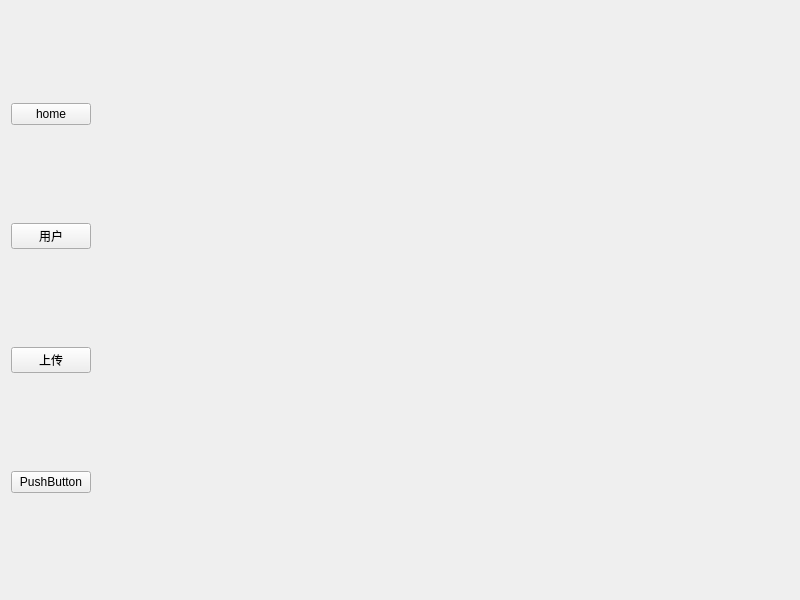
<?xml version="1.0" encoding="UTF-8"?>
<ui version="4.0">
 <class>MainView</class>
 <widget class="QWidget" name="MainView">
  <property name="geometry">
   <rect>
    <x>0</x>
    <y>0</y>
    <width>800</width>
    <height>600</height>
   </rect>
  </property>
  <property name="windowTitle">
   <string>MainView</string>
  </property>
  <layout class="QHBoxLayout" name="horizontalLayout_2">
   <item>
    <layout class="QHBoxLayout" name="horizontalLayout">
     <item>
      <layout class="QVBoxLayout" name="verticalLayout">
       <item>
        <widget class="QPushButton" name="btn_video_list">
         <property name="text">
          <string>home</string>
         </property>
        </widget>
       </item>
       <item>
        <widget class="QPushButton" name="btn_usr_page">
         <property name="text">
          <string>用户</string>
         </property>
        </widget>
       </item>
       <item>
        <widget class="QPushButton" name="btn_upload">
         <property name="text">
          <string>上传</string>
         </property>
        </widget>
       </item>
       <item>
        <widget class="QPushButton" name="btn_video_disp">
         <property name="text">
          <string>PushButton</string>
         </property>
        </widget>
       </item>
      </layout>
     </item>
     <item>
      <widget class="QStackedWidget" name="stackw">
       <property name="currentIndex">
        <number>-1</number>
       </property>
      </widget>
     </item>
    </layout>
   </item>
  </layout>
 </widget>
 <resources/>
 <connections/>
</ui>
